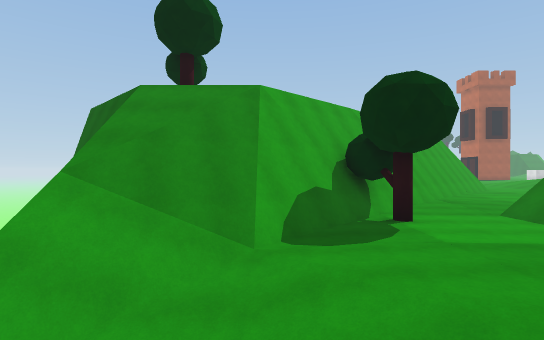
View 1 (above)

19 first-person views from a walk through a 3-D level made in the Unity game engine. The camera is 1.2 m above the floor, looks level and sees 80° across. The floor is counted in squares, 2 m on a side. Each view is taken from the middle of a square. On the plan, view 1 faces up. The plan holds only what a view shows up to about 10 squares ahead; the rest is blank. The place goes on beyond the plan. Surface patterns are stand-ins for the level's own textures.

View 2
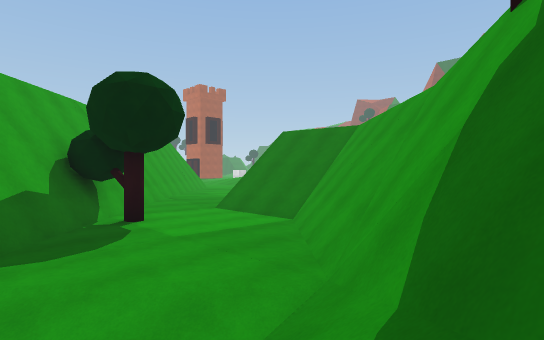

View 3
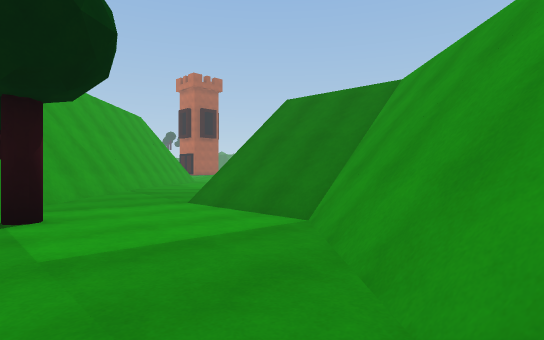

View 4
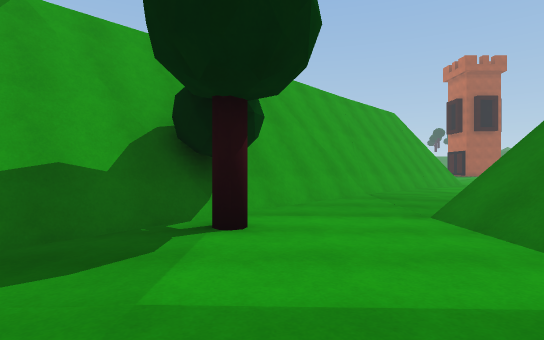

View 5
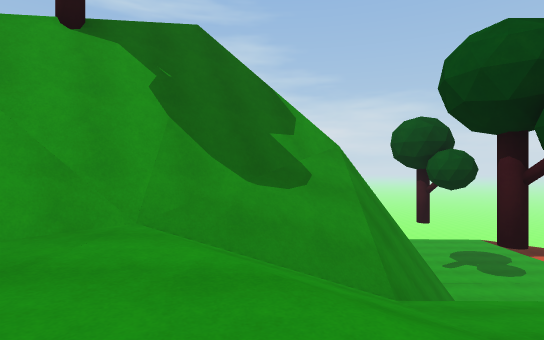

View 6
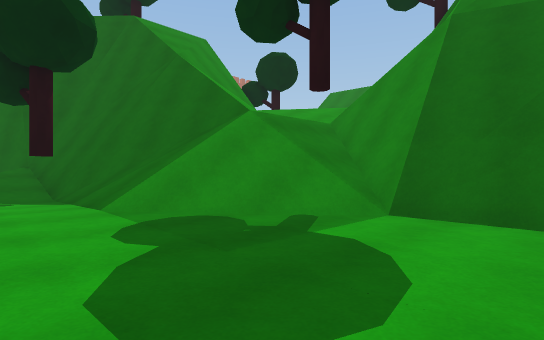

View 7
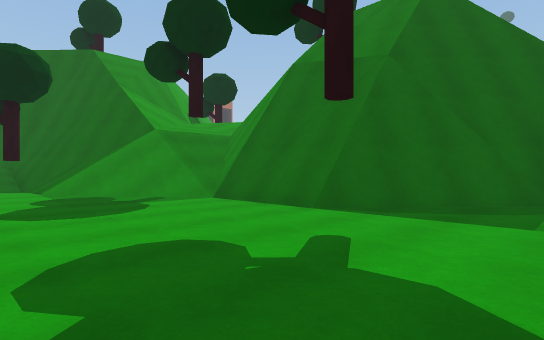

View 8
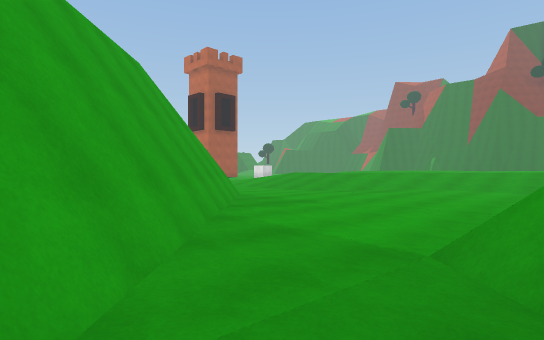

View 9
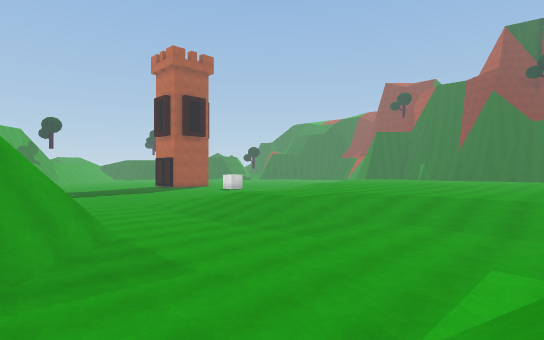

View 10
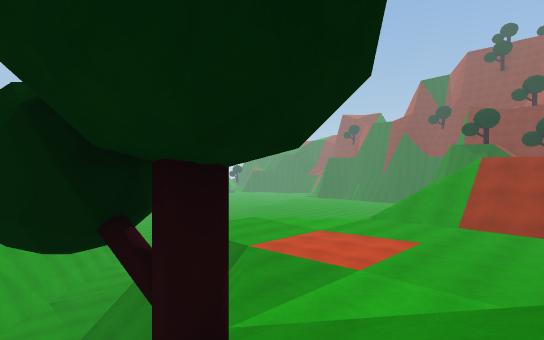

View 11
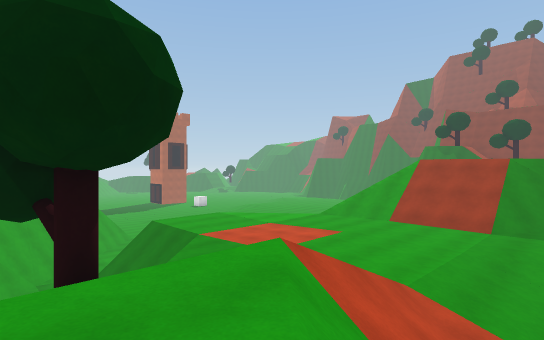

View 12
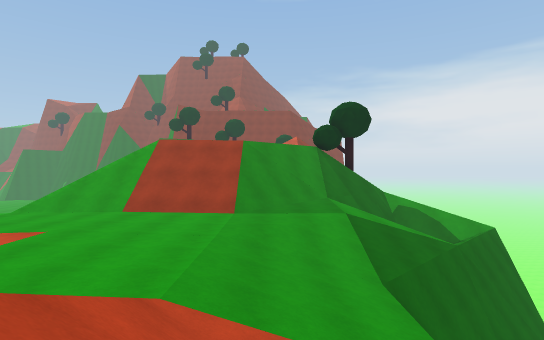

View 13
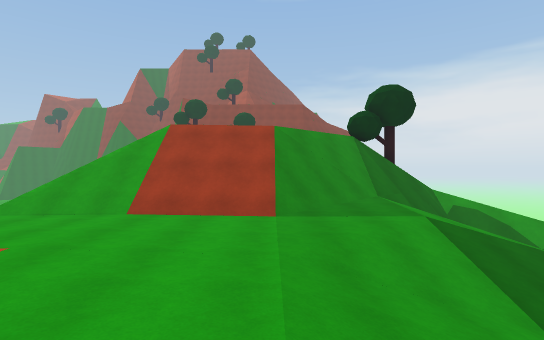

View 14
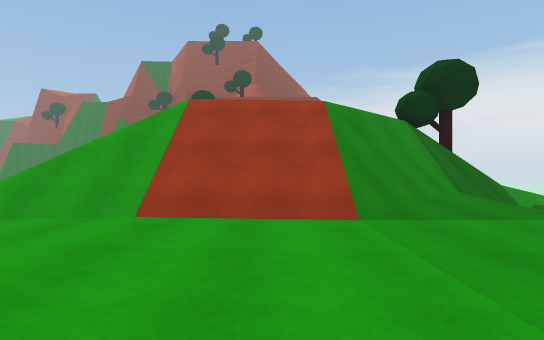

View 15
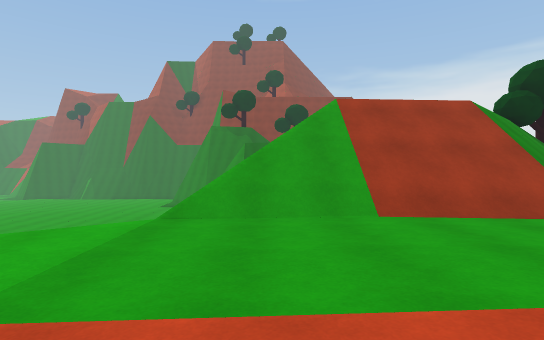

View 16
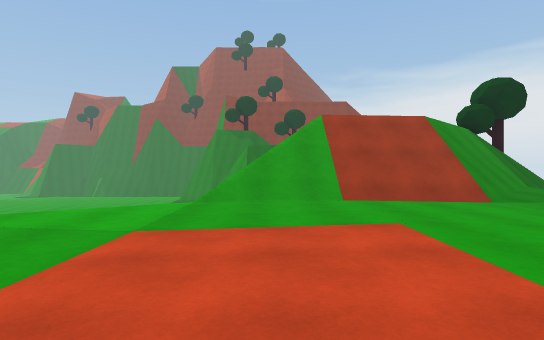

View 17
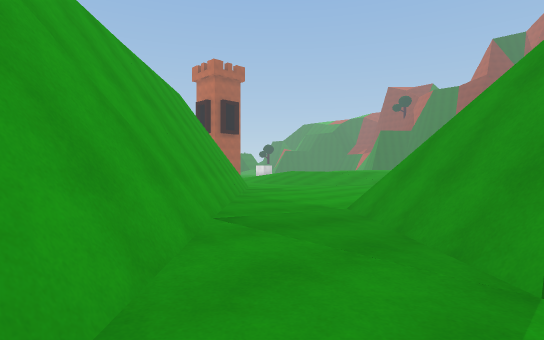

View 18
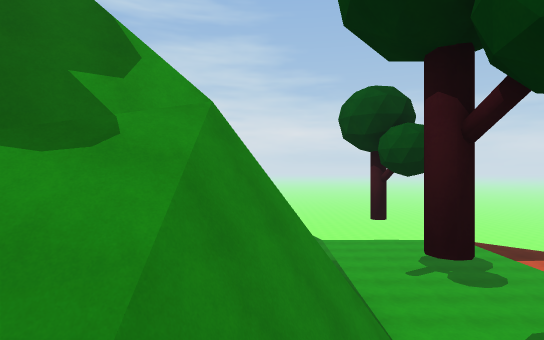

View 19
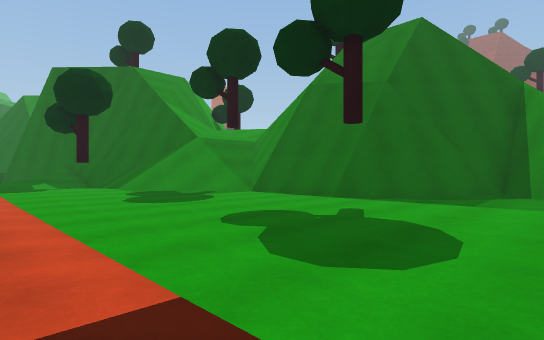

### Floor plan
Key: @ floor where view 1 was taken; # wall or solid block; . main floor; : floor 4.75 m higher than the main floor; + floor 6 m higher than the main floor; * floor 9 m higher than the main floor; % floor 9.5 m higher than the main floor; & floor 11 m higher than the main floor; $ floor 13 m higher than the main floor; / step, stairs or slope; = window, fence, low wall or low ledge; ^ raised ledge; v drop or lower ground.
Columns run from 9 left of view 1 to 20 right of it. Each row starts with its distance up from view 1.
 19                     ::
 18                     :::
 17                     :::/
 16                    :::://
 15                   ^#:::///
 14                  #=:::::///
 13                 ##:::::::///
 12                ^#::::::::///+
 11               #=:::::::::///++
 10              ##:://=:::::///++
  9             ##::=/   ::
  8    ##      ##::=#/
  7    /###   ##::/#/**
  6    /^ ## ###::///****v
  5    /^=v###::::///*****v
  4  ...##v///::::#==*****/v
  3  .../=v////::=#v******//v
  2  ...//=/////##v*******///v
  1  ...////=//###//******////
  0  ....//#=@=#v// /*****///$
 -1  ...../#v=vv////////**/=#$
 -2  .....=^=v//&////////**==/$
 -3 ......=^ vv//    /////*%=//$
 -4 .......## vv      vv////////#
 -5 ........^#=v       vv//// //#
 -6 .........# =        vv//  =/
 -7 .........##          vv/ ///
 -8 ......               vvv///
 -9                       vvv/

Positions as (right, up) in squares from view 1, and headings:
1: (0, 0), facing up
2: (0, 0), facing up-right
3: (2, 2), facing up-right
4: (3, 3), facing up
5: (1, 5), facing down
6: (-7, -3), facing up-right
7: (-7, -7), facing up-right
8: (5, 9), facing up-right
9: (8, 9), facing up-right
10: (3, -1), facing up-right
11: (3, -3), facing up-right
12: (5, -2), facing right
13: (7, -1), facing right
14: (9, 0), facing right
15: (9, 3), facing right
16: (7, 3), facing right
17: (3, 7), facing up-right
18: (-1, 3), facing down
19: (-9, -8), facing up-right
